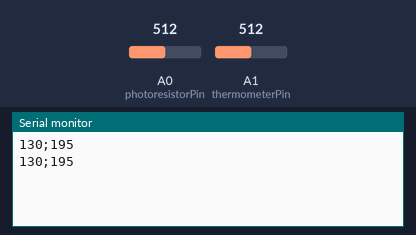
The sketch below on a simulated Arduino Uno, built with avr-gcc and run on an emulated ATmega328P. Parts: the last lines printed to the serial monitor. The test bench sets the inputs (shaded band); at power-on: A0 (photoresistorPin) = 512, A1 (thermometerPin) = 512.

Above: at 2.8 s.
2.9 s: A0 (photoresistorPin) set to 716
At 4.4 s:
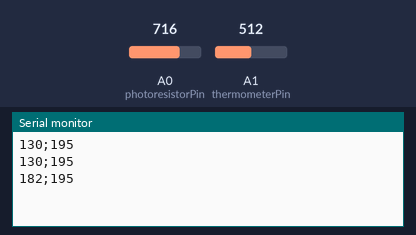
5.6 s: A1 (thermometerPin) set to 716
At 7.2 s:
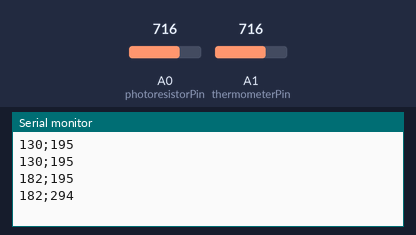
8.3 s: A0 (photoresistorPin) set to 900
At 10.8 s:
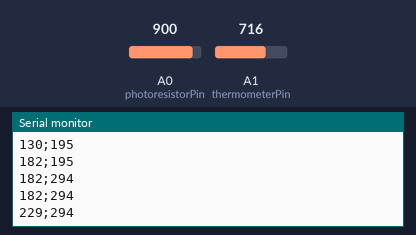
11.0 s: A1 (thermometerPin) set to 900
At 13.0 s:
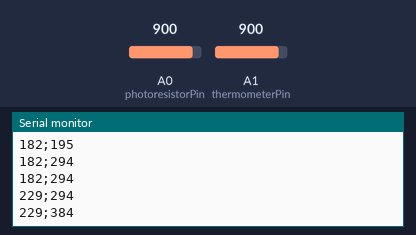
Timing chart, 0 to 14.5 s (numbered marks = the images above; inputs shaded):
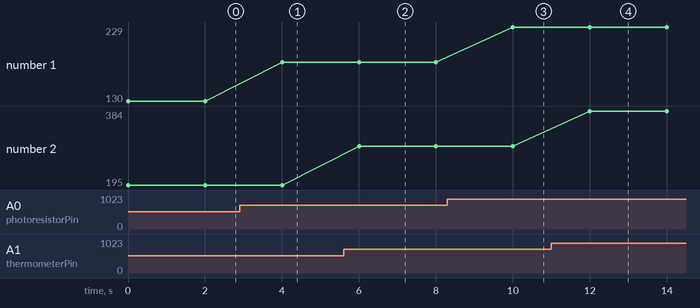

Measured:
- after the input at 2.9 s, the serial monitor: prints a new line after 1.1 s (image 1)
- after the input at 5.6 s, the serial monitor: prints a new line after 0.40 s (image 2)
- after the input at 8.3 s, the serial monitor: prints a new line after 1.7 s (image 3)
- after the input at 11.0 s, the serial monitor: prints a new line after 1.0 s (image 4)
- plotted number 1: 130 → 182 after the input at 2.9 s, 182 → 229 after the input at 8.3 s
- plotted number 2: 195 → 294 after the input at 5.6 s, 294 → 384 after the input at 11.0 s

The sketch:

ihouse.ino
```cpp
int photoresistorPin = A0;
int photoresistorVal = 0;

int thermometerPin = A1;
int thermometerVal = 0;

void setup()
{
  pinMode(photoresistorPin, INPUT);
  pinMode(thermometerPin, INPUT);
  Serial.begin(9600);
}

void loop()
{
  photoresistorVal = map(analogRead(photoresistorPin), 0, 1000, 0, 255);
  thermometerVal = ((analogRead(thermometerPin) * 5 / 1024.0) - 0.5) / 0.01 - 5;

  Serial.print(photoresistorVal);
  Serial.print(';');
  Serial.println(thermometerVal);
  delay(2000);
}
```
